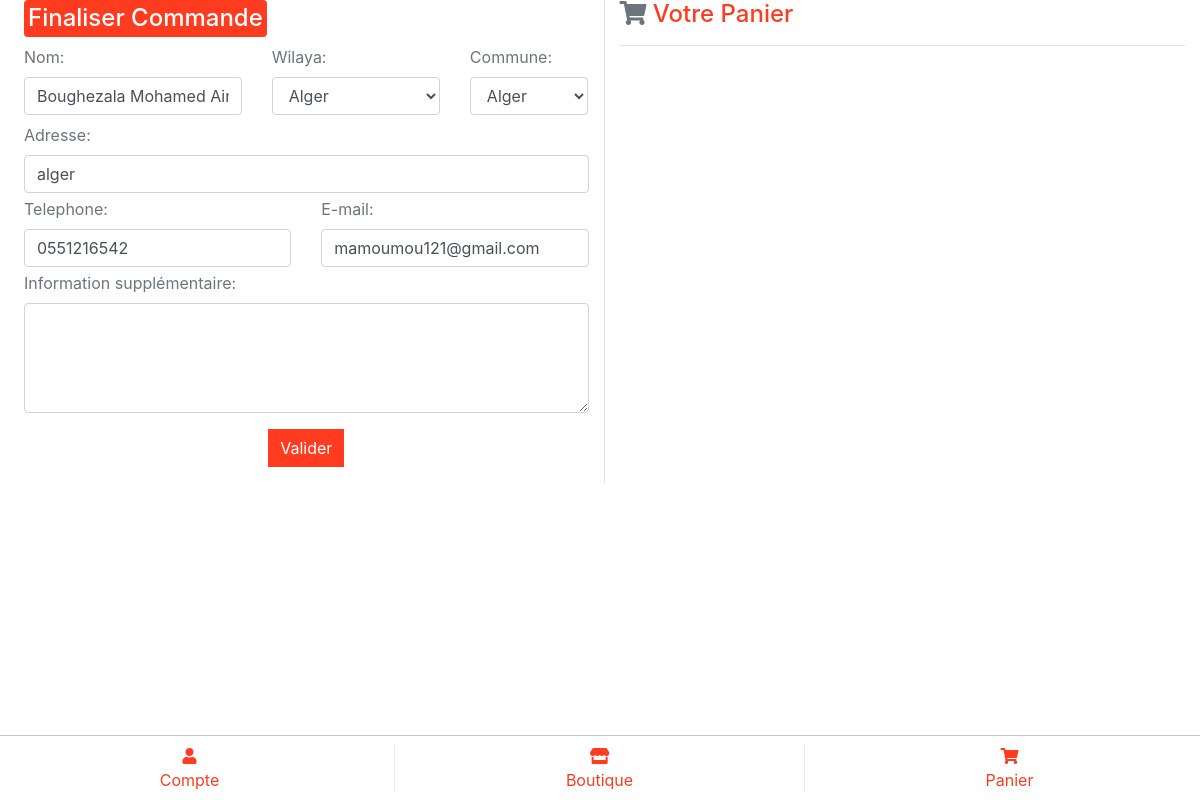
Page /commande/ (signed in) on the earlier database version.
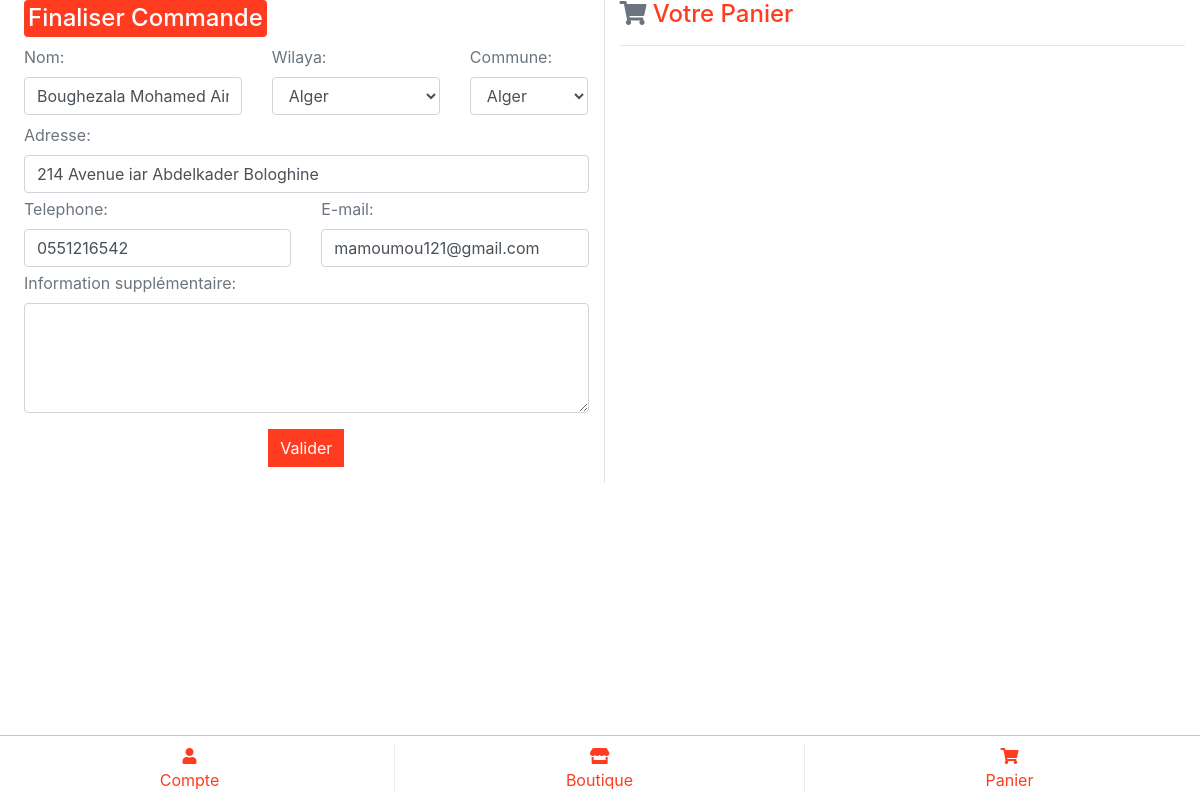
Same page on the later database version.
### accounts/models.py (models this page shows, shortened)
class UserProfile(models.Model):
    user=models.OneToOneField(User,on_delete=models.CASCADE,null='True')
    telephone=models.CharField(null='True',max_length=10)
    adresse=models.CharField(max_length=325,default='alger')
    wilaya=models.ForeignKey(Wilaya,on_delete=models.CASCADE,null='true')
    commune=models.ForeignKey(Commune,on_delete=models.CASCADE,null='true')
    activate=models.CharField(max_length=255,unique='True')
    solde=models.IntegerField(default=0)

### commandes/views.py (the view, shortened to what this page needs)
# urls.py: path('', HomeCommande.as_view(),name='HomeCommande'),
class HomeCommande(TemplateView):
    def get(self,request):
         if request.user.is_authenticated:
            commande={
            'nom':request.user.first_name+' '+request.user.last_name,
            'adresse':request.user.userprofile.adresse,
            'wilaya':request.user.userprofile.wilaya,
            'commune':request.user.userprofile.commune,
            'livraison':request.user.userprofile.wilaya.prix,
            'email':request.user.email,
            'telephone':request.user.userprofile.telephone,
            }
            form=CommandeForm(instance=Commande(**commande))
         else:
            form=CommandeForm()
         context={'form':form}
         return render(request,'commandes/home.html',context)

### commandes/forms.py
class CommandeForm(ModelForm):
    info=forms.CharField(widget=forms.Textarea(attrs={'class':'form-control','rows':'4'}),required=False)
    class Meta:
        model=Commande
        exclude=['etat','remise','created_at','updated_at','livraison']

### accounts/templatetags/accounts_extras.py (called while the page is built)
@register.filter
def add_class(field, class_name):
    return field.as_widget(attrs={
        "class": " ".join((field.css_classes(), class_name))
    })

### cart/context_processors.py (called while the page is built)
def add_variable_to_context(request):
    try:
        cart=Cart.objects.get(user=request.user) if request.user.is_authenticated else Cart.objects.get(session_key = request.session.session_key)
    except:
        if not request.session.session_key:
            request.session.save()
        cart = Cart(session_key=request.session.session_key)
        cart.save()
    return {
        'cart': cart
    }

### region/models.py (called while the page is built)
    def __str__(self):
        return self.nom

    def __str__(self):
        return self.nom

### commandes/templates/commandes/home.html (shortened to what this page needs)
{%extends 'base.html'%}
{%load static%}
{%load accounts_extras %}
{% block body %}
<div class="container-fluid pl-md-4">
  <div class="row">
    <div class="col-md-6 border-right">
      <h4 class='text-white rounded bg-night d-inline-block p-1'>
        Finaliser Commande
      </h4>
      <form method="post">
        <div class="row">
          <div class="col-md-5">
            <label for="id_nom" class="text-secondary">Nom:</label>
            {{form.nom|add_class:'form-control'}}
          </div>
          <div class="col-md-4">
            <label for="id_nom" class="text-secondary">Wilaya:</label>
            {{form.wilaya|add_class:'form-control'}}
          </div>
          <div class="col-md-3">
            <label for="id_nom" class="text-secondary">Commune:</label>
            {{form.commune|add_class:'form-control'}}
          </div>
          <div class="col-md-12 pt-2">
            <label for="id_nom" class="text-secondary">Adresse:</label>
            {{form.adresse|add_class:'form-control'}}
          </div>
        </div>
        <div class="row pt-1">
          <div class="col-md-6">
            <label for="id_nom" class="text-secondary">Telephone:</label>
            {{form.telephone|add_class:'form-control'}}
          </div>
          <div class="col-md-6">
            <label for="id_nom" class="text-secondary">E-mail:</label>
            {{form.email|add_class:'form-control'}}
          </div>
          <div class="col-md-12 pt-1">
            <label for="id_nom" class="text-secondary">Information supplémentaire:</label>
            {{form.info}}
          </div>
        </div>
        <div class="text-center my-3">
              <button type='submit' class='button bg-day text-white'> Valider</button>
        </div>
      </form>
    </div>
    <div class="col-md-6">
      <h4 class='text-day'><i class='fa fa-shopping-cart text-secondary'></i> Votre Panier </h4>
      <hr>
    </div>
  </div>
</div>
{% endblock body %}

### templates/base.html (shortened to what this page needs)
{% load static %}
<!DOCTYPE html>
<html lang="en">
<head>
  <link rel="stylesheet" href="https://use.fontawesome.com/releases/v5.7.2/css/all.css">
  <link rel="stylesheet" href="{% static '/css/bootstrap.min.css' %}" >
  <link rel="stylesheet" href="{% static '/css/styles.css' %}">
</head>
<body>
  {% include 'header.html' %}
  {% block body %}{% endblock body %}
</body>
</html>

### templates/header.html
<nav class='main-nav py-2 bg-white'>
  <div class="container-fluid text-center text-night px-0">
    <div class='row px-0'>
      <div class=' col-4 main-nav-item'><a href="{% url 'edit_profile'%}"><i class="fa fa-user"></i><br> Compte</a></div>
      <div class=' col-4 main-nav-item'><a href="{% url 'shop'%}"><i class="fas fa-store"></i><br> Boutique</a></div>
      <div class=' col-4 main-nav-item cart-tab-header'><a href="#"><i class="fa fa-shopping-cart"></i><br> Panier</a></div>
    </div>
  </div>
</nav>

### static/css/styles.css (style rules this page uses)
a { text-decoration: none !important ; color:inherit; }

### static/css/navigation.css (style rules this page uses)
.main-nav { position:fixed; bottom: 0; left: 0; width: 100vw; border-top: 1px solid rgba(66,66,66,.3); z-index: 555 }
.main-nav-item { border-right: 1px solid rgba(66,66,66,.1); }

### static/css/colors.css (style rules this page uses)
.bg-day { background: #ff3c20; }
.text-day { color: #ff3c20; }
.bg-night { background: #ff3c20; }
.text-night { color: #ff3c20; }
.button { display: inline-block; padding: 5px 10px; -webkit-transition: .3s all; -o-transition: .3s all; transition: .3s all; }
.button.bg-day { border:2px solid #ff3c20; color: white; }

Differences in the rows shown:
changed UserProfile: adresse "alger" → "214 Avenue iar Abdelkader Bologhine"
